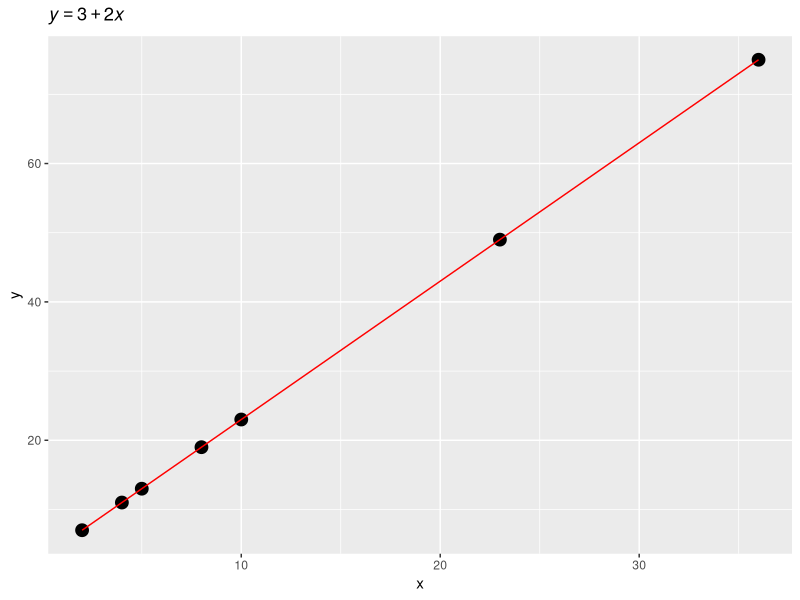
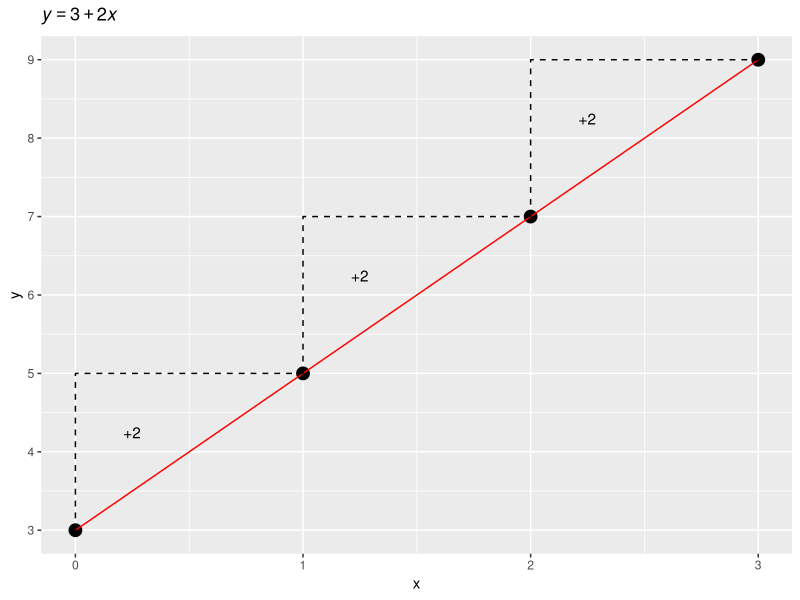
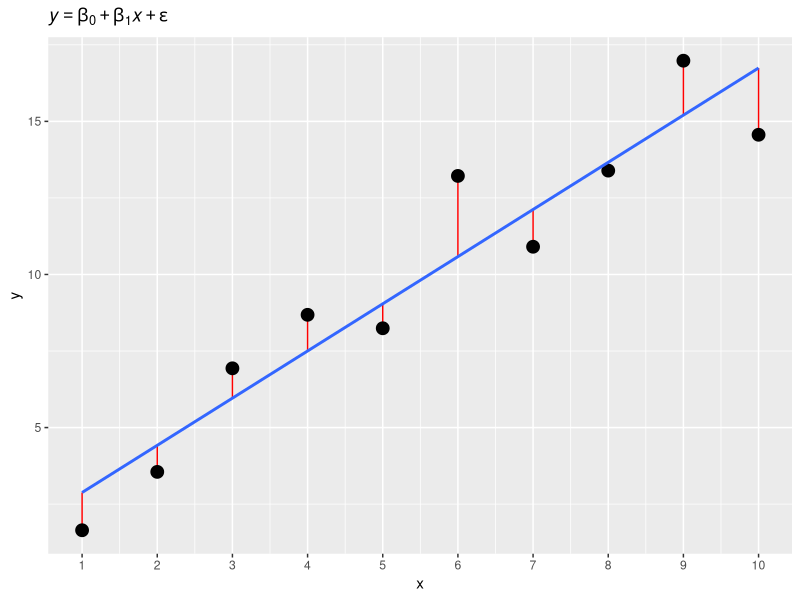

Recreate these plots in R, in order.
## ---- chunk 1
#| label: setup
#| include: false

library(tidyverse)

## ---- chunk 2
#| label: homerwork
#| code-fold: true

library(tidyverse)

line <- tibble(
  x = c(2, 4, 5, 8, 10, 23, 36),
  y = 3 + 2 * x
)

ggplot(line, aes(x, y)) +
  geom_point(size = 4) +
  geom_line(colour = "red") +
  labs(title = bquote(italic(y) == 3 + 2 * italic(x)))
## ---- chunk 3
#| label: fig-unit-increase
#| fig-cap: "Illustration of the meaning of the slope: with a slope of 2, for each unit increase of $x$, $y$ increases by 2."
#| code-fold: true

line <- tibble(
  x = 0:3,
  y = 3 + 2 * x
)

ggplot(line, aes(x, y)) +
  geom_point(size = 4) +
  geom_line(colour = "red") +
  annotate("path", x = c(0, 0, 1), y = c(3, 5, 5), linetype = "dashed") +
  annotate("path", x = c(1, 1, 2), y = c(5, 7, 7), linetype = "dashed") +
  annotate("path", x = c(2, 2, 3), y = c(7, 9, 9), linetype = "dashed") +
  annotate("text", x = 0.25, y = 4.25, label = "+2") +
  annotate("text", x = 1.25, y = 6.25, label = "+2") +
  annotate("text", x = 2.25, y = 8.25, label = "+2") +
  scale_y_continuous(breaks = 0:15) +
  labs(title = bquote(italic(y) == 3 + 2 * italic(x)))
## ---- chunk 4
#| label: error
#| fig-cap: "Illustration of residual error."
#| code-fold: true

set.seed(4321)
x <- 1:10
y <- (1 + 1.5 * x) + rnorm(10, 0, 2)

line <- tibble(
  x = x,
  y = y
)

m <- lm(y ~ x)
yhat <- m$fitted.values
diff <- y - yhat
ggplot(line, aes(x, y)) +
  geom_segment(aes(x = x, xend = x, y = y, yend = yhat), colour = "red") +
  geom_point(size = 4) +
  geom_smooth(method = "lm", formula = y ~ x, se = FALSE) +
  scale_x_continuous(breaks = 1:10) +
  labs(title = bquote(italic(y) == beta[0] + beta[1] * italic(x) + epsilon))
